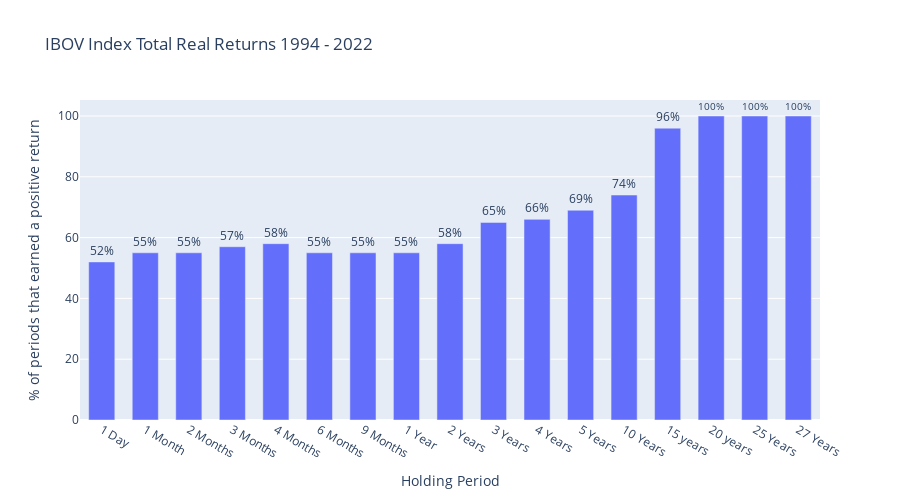

The code cell stored with this chart in its notebook:
### Code cell
fig = px.bar(df_return, y= '% of periods that earned a positive return', x= 'Holding Period', text_auto='.2s',
            title="IBOV Index Total Real Returns 1994 - 2022", height=500)
fig.update_traces(textfont_size=12, textangle=0, texttemplate='%{y}%', textposition="outside", cliponaxis=False, width = 0.6)

fig.show()

### Figure 1 — Plotly figure (JSON) as saved in the notebook; plotly's stock layout.template omitted (floating-point values rounded to 4 significant figures)
{"data": [{"alignmentgroup": "True", "cliponaxis": false, "hovertemplate": "Holding Period=%{x}<br>% of periods that earned a positive return=%{y}<extra></extra>", "legendgroup": "", "marker": {"color": "#636efa", "pattern": {"shape": ""}}, "name": "", "offsetgroup": "", "orientation": "v", "showlegend": false, "textangle": 0, "textfont": {"size": 12}, "textposition": "outside", "texttemplate": "%{y}%", "type": "bar", "width": 0.6, "x": ["1 Day", "1 Month", "2 Months", "3 Months", "4 Months", "6 Months", "9 Months", "1 Year", "2 Years", "3 Years", "4 Years", "5 Years", "10 Years", "15 years", "20 years", "25 Years", "27 Years"], "xaxis": "x", "y": [52, 55, 55, 57, 58, 55, 55, 55, 58, 65, 66, 69, 74, 96, 100, 100, 100], "yaxis": "y"}], "layout": {"barmode": "relative", "height": 500, "legend": {"tracegroupgap": 0}, "title": {"text": "IBOV Index Total Real Returns 1994 - 2022"}, "xaxis": {"anchor": "y", "domain": [0, 1], "title": {"text": "Holding Period"}}, "yaxis": {"anchor": "x", "domain": [0, 1], "title": {"text": "% of periods that earned a positive return"}}}}
